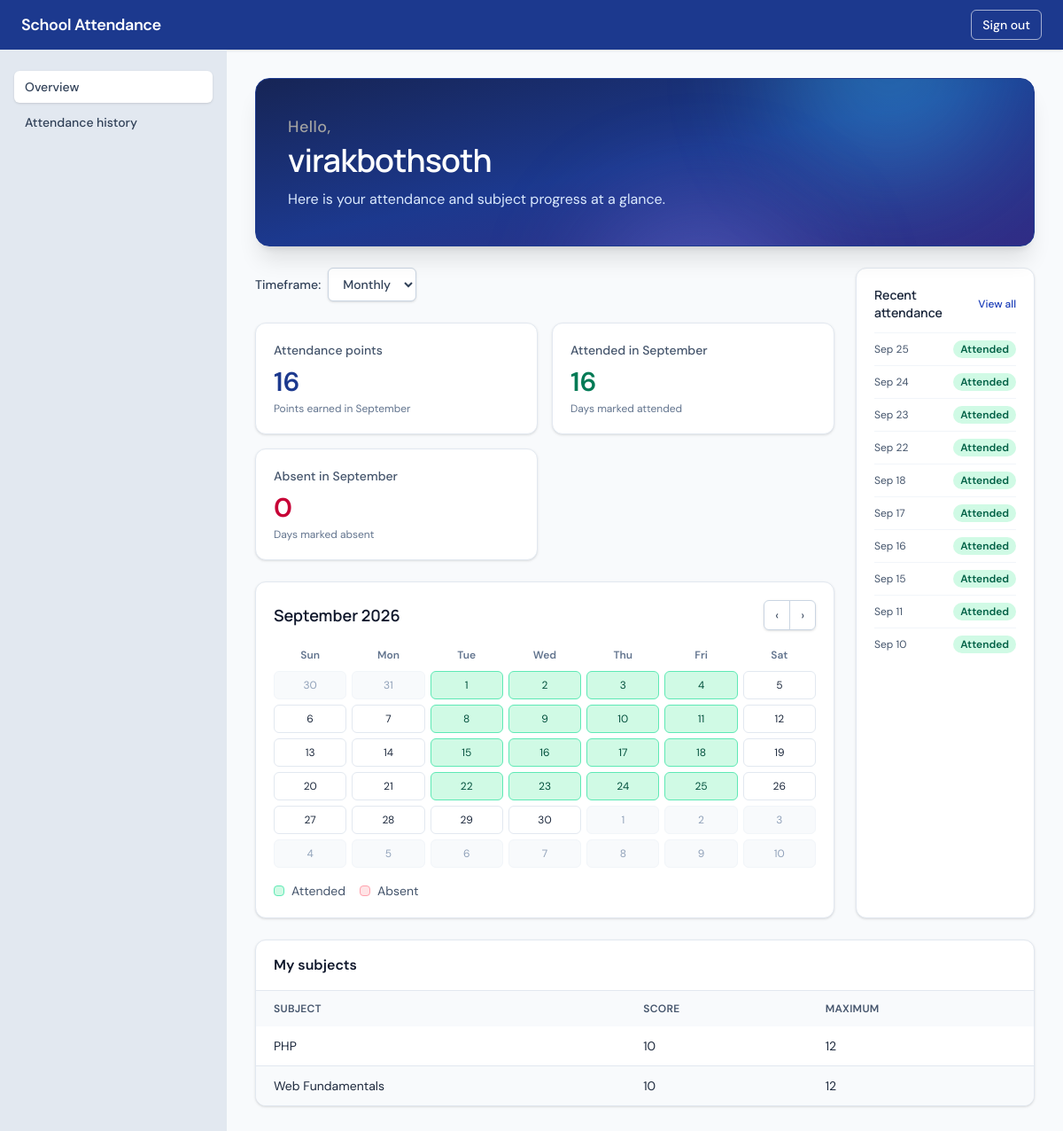
Page /student.php (signed in) on the committed database.
### tables this page shows
CREATE TABLE `users` (
  `id` int(10) UNSIGNED NOT NULL,
  `full_name` varchar(120) NOT NULL,
  `username` varchar(80) NOT NULL,
  `password` varchar(255) NOT NULL,
  `role` enum('student','staff') NOT NULL
);

CREATE TABLE `attendance` (
  `id` int(10) UNSIGNED NOT NULL,
  `student_id` int(10) UNSIGNED NOT NULL,
  `attendance_date` date NOT NULL,
  `status` enum('attended','absent') NOT NULL
);

CREATE TABLE `student_subject_scores` (
  `student_id` int(10) UNSIGNED NOT NULL,
  `subject_id` int(10) UNSIGNED NOT NULL,
  `score` decimal(7,2) UNSIGNED NOT NULL
);

CREATE TABLE `subjects` (
  `id` int(10) UNSIGNED NOT NULL,
  `name` varchar(120) NOT NULL,
  `default_score` decimal(7,2) UNSIGNED NOT NULL,
  `max_score` decimal(7,2) UNSIGNED NOT NULL
);

### auth.php (called while the page is built, shortened)
<?php
function escape_html(string $value): string
{
    return htmlspecialchars($value, ENT_QUOTES | ENT_SUBSTITUTE, 'UTF-8');
}

### student.php (the view, shortened to what this page needs)
<?php
require_once __DIR__ . '/auth.php';
require_once __DIR__ . '/config.php';
$statement = mysqli_prepare(
    $link,
    "select full_name, username, (select count(*) from attendance "
        . "where student_id = users.id and status = 'attended') as points "
        . "from users where id = ? and role = 'student'"
);
mysqli_stmt_bind_param($statement, 'i', $_SESSION['user_id']);
mysqli_stmt_execute($statement);
$student = mysqli_fetch_assoc(mysqli_stmt_get_result($statement));
$month_input = $_GET['month'] ?? date('Y-m');
$month_start = is_string($month_input) && preg_match('/^\d{4}-(0[1-9]|1[0-2])$/', $month_input)
    ? DateTimeImmutable::createFromFormat('!Y-m-d', $month_input . '-01')
    : false;
$next_month = $month_start->modify('first day of next month');
$calendar_start = $month_start->modify('-' . $month_start->format('w') . ' days');
$previous_month = $month_start->modify('-1 month')->format('Y-m');
$following_month = $month_start->modify('+1 month')->format('Y-m');
$calendar_statement = mysqli_prepare(
    $link,
    'select attendance_date, status from attendance where student_id = ? and attendance_date >= ? and attendance_date < ?'
);
$month_first_day = $month_start->format('Y-m-d');
$next_month_first_day = $next_month->format('Y-m-d');
mysqli_stmt_bind_param($calendar_statement, 'iss', $_SESSION['user_id'], $month_first_day, $next_month_first_day);
mysqli_stmt_execute($calendar_statement);
$calendar_result = mysqli_stmt_get_result($calendar_statement);
$calendar_statuses = [];
while ($calendar_record = mysqli_fetch_assoc($calendar_result)) {
    $calendar_statuses[$calendar_record['attendance_date']] = $calendar_record['status'];
}
$selected_range = $_GET['range'] ?? 'monthly';
switch ($selected_range) {
    case 'monthly':
    default:
        $range_start = $month_start->format('Y-m-d');
        $range_end = $next_month->format('Y-m-d');
        $month_name = $month_start->format('F');
        $attended_title = 'Attended in ' . $month_name;
        $absent_title = 'Absent in ' . $month_name;
        $points_subtitle = 'Points earned in ' . $month_name;
        break;
}
if ($selected_range === 'entirely') {
    $stats_statement = mysqli_prepare(
        $link,
        "select status, count(*) as count from attendance where student_id = ? group by status"
    );
    mysqli_stmt_bind_param($stats_statement, 'i', $_SESSION['user_id']);
} else {
    $stats_statement = mysqli_prepare(
        $link,
        "select status, count(*) as count from attendance where student_id = ? and attendance_date >= ? and attendance_date < ? group by status"
    );
    mysqli_stmt_bind_param($stats_statement, 'iss', $_SESSION['user_id'], $range_start, $range_end);
}
mysqli_stmt_execute($stats_statement);
$stats_result = mysqli_stmt_get_result($stats_statement);
$range_attendance_counts = ['attended' => 0, 'absent' => 0];
while ($row = mysqli_fetch_assoc($stats_result)) {
    $range_attendance_counts[$row['status']] = (int) $row['count'];
}
$recent_attendance_statement = mysqli_prepare(
    $link,
    'select attendance_date, status from attendance where student_id = ? order by attendance_date desc limit 10'
);
mysqli_stmt_bind_param($recent_attendance_statement, 'i', $_SESSION['user_id']);
mysqli_stmt_execute($recent_attendance_statement);
$recent_attendance = mysqli_stmt_get_result($recent_attendance_statement);
$score_statement = mysqli_prepare(
    $link,
    'select s.name, s.default_score, s.max_score, ss.score '
        . 'from student_subject_scores ss join subjects s on s.id = ss.subject_id '
        . 'where ss.student_id = ? order by s.name'
);
mysqli_stmt_bind_param($score_statement, 'i', $_SESSION['user_id']);
mysqli_stmt_execute($score_statement);
$subject_scores = mysqli_stmt_get_result($score_statement);
require __DIR__ . '/header.php';
?>
<div class="animate-rise-in relative isolate mb-6 overflow-hidden rounded-2xl border border-blue-900 bg-gradient-to-br from-blue-950 via-blue-900 to-indigo-900 px-6 py-8 text-white shadow-xl sm:px-9 sm:py-10">
    <div class="hero-glow hero-glow-blue" aria-hidden="true"></div>
    <div class="hero-glow hero-glow-violet" aria-hidden="true"></div>
    <div class="relative z-10">
        <p class="mb-1 text-lg font-medium tracking-wide text-neutral-400">Hello,</p>
        <h1 class="text-3xl font-semibold tracking-tight sm:text-4xl"><?= escape_html($student['username']) ?></h1>
        <p class="mt-3 max-w-xl text-sm leading-6 text-blue-100 sm:text-base">Here is your attendance and subject progress at a glance.</p>
    </div>
</div>
<div class="mb-6 grid items-stretch gap-6 lg:grid-cols-12">
    <div class="space-y-6 lg:col-span-9">
<div class="flex items-center justify-start">
    <form method="get" class="flex items-center gap-2">
        <label for="range" class="text-sm font-medium text-slate-700">Timeframe:</label>
        <select
            id="range"
            name="range"
            onchange="this.form.submit()"
            class="rounded-md border border-slate-300 bg-white px-3 py-2 text-sm font-medium text-slate-700 shadow-sm focus:border-blue-500 focus:outline-none focus:ring-2 focus:ring-blue-100"
        >
            <option value="monthly"<?= $selected_range === 'monthly' ? ' selected' : '' ?>>Monthly</option>
        </select>
    </form>
</div>
<div class="grid gap-4 sm:grid-cols-2 xl:grid-cols-3">
    <div class="animate-rise-in animation-delay-100 h-full rounded-xl border border-slate-200 bg-white p-5 shadow-sm">
        <div class="text-sm font-medium text-slate-600">Attendance points</div>
        <div class="mt-2 text-3xl font-semibold text-blue-900"><?= (int) $range_attendance_counts['attended'] ?></div>
        <p class="mt-1 text-xs text-slate-500"><?= escape_html($points_subtitle) ?></p>
    </div>
    <div class="animate-rise-in animation-delay-200 h-full rounded-xl border border-slate-200 bg-white p-5 shadow-sm">
        <div class="text-sm font-medium text-slate-600"><?= escape_html($attended_title) ?></div>
        <div class="mt-2 text-3xl font-semibold text-emerald-700"><?= (int) $range_attendance_counts['attended'] ?></div>
        <p class="mt-1 text-xs text-slate-500">Days marked attended</p>
    </div>
    <div class="animate-rise-in animation-delay-300 h-full rounded-xl border border-slate-200 bg-white p-5 shadow-sm">
        <div class="text-sm font-medium text-slate-600"><?= escape_html($absent_title) ?></div>
        <div class="mt-2 text-3xl font-semibold text-rose-700"><?= (int) $range_attendance_counts['absent'] ?></div>
        <p class="mt-1 text-xs text-slate-500">Days marked absent</p>
    </div>
</div>
<section class="overflow-hidden rounded-xl border border-slate-200 bg-white shadow-sm" aria-labelledby="calendar-heading">
    <div class="p-5">
        <div class="mb-4 flex items-center justify-between">
            <h2 class="text-lg font-semibold text-slate-900" id="calendar-heading">
                <?= escape_html($month_start->format('F Y')) ?>
            </h2>
            <div class="flex overflow-hidden rounded-md border border-slate-300 shadow-sm" aria-label="Calendar month navigation">
                <a
                    class="px-3 py-1.5 text-sm text-slate-700 hover:bg-slate-100 focus:z-10 focus:outline-none focus:ring-2 focus:ring-blue-600"
                    href="?month=<?= escape_html($previous_month) ?>&amp;range=<?= escape_html($selected_range) ?>"
                    aria-label="Previous month"
                >&lsaquo;</a>
                <a
                    class="border-l border-slate-300 px-3 py-1.5 text-sm text-slate-700 hover:bg-slate-100 focus:z-10 focus:outline-none focus:ring-2 focus:ring-blue-600"
                    href="?month=<?= escape_html($following_month) ?>&amp;range=<?= escape_html($selected_range) ?>"
                    aria-label="Next month"
                >&rsaquo;</a>
            </div>
        </div>
        <div class="grid grid-cols-7 gap-1.5" role="grid" aria-labelledby="calendar-heading">
            <?php foreach (['Sun', 'Mon', 'Tue', 'Wed', 'Thu', 'Fri', 'Sat'] as $weekday): ?>
                <div class="py-1 text-center text-xs font-semibold text-slate-500" role="columnheader"><?= $weekday ?></div>
            <?php endforeach; ?>
            <?php for ($day_offset = 0; $day_offset < 42; $day_offset++):
                $calendar_day = $calendar_start->modify('+' . $day_offset . ' days');
                $day_key = $calendar_day->format('Y-m-d');
                $in_month = $calendar_day->format('Y-m') === $month_start->format('Y-m');
                $day_status = $in_month ? ($calendar_statuses[$day_key] ?? '') : '';
                $day_class = match (true) {
                    !$in_month => 'flex h-8 items-center justify-center rounded-md border border-slate-100 bg-slate-50 text-xs text-slate-400',
                    $day_status === 'attended' => 'flex h-8 items-center justify-center rounded-md border border-emerald-300 bg-emerald-100 text-xs text-emerald-900',
                    $day_status === 'absent' => 'flex h-8 items-center justify-center rounded-md border border-rose-300 bg-rose-100 text-xs text-rose-900',
                    default => 'flex h-8 items-center justify-center rounded-md border border-slate-200 bg-white text-xs text-slate-800',
                };
                $day_status_label = match ($day_status) {
                    'attended' => 'Attended',
                    'absent' => 'Absent',
                    default => 'No attendance recorded',
                };
            ?>
                <div
                    class="<?= $day_class ?>"
                    role="gridcell"
                    title="<?= escape_html($day_status_label) ?>"
                    aria-label="<?= escape_html($calendar_day->format('F j') . ': ' . $day_status_label) ?>"
                >
                    <span><?= $calendar_day->format('j') ?></span>
                </div>
            <?php endfor; ?>
        </div>
        <div class="mt-4 flex gap-4 text-sm text-slate-600" aria-label="Attendance calendar legend">
            <span class="inline-flex items-center gap-2"><span class="h-3 w-3 rounded-sm border border-emerald-300 bg-emerald-100"></span>Attended</span>
            <span class="inline-flex items-center gap-2"><span class="h-3 w-3 rounded-sm border border-rose-300 bg-rose-100"></span>Absent</span>
        </div>
    </div>
</section>
</div>
<aside class="lg:col-span-3">
    <section class="h-full rounded-xl border border-slate-200 bg-white p-5 shadow-sm" aria-labelledby="recent-attendance-heading">
        <div class="mb-3 flex items-center justify-between gap-2">
            <h2 class="text-sm font-semibold text-slate-800" id="recent-attendance-heading">Recent attendance</h2>
            <a class="whitespace-nowrap text-xs font-medium text-blue-800 hover:text-blue-950" href="student_attendance.php">View all</a>
        </div>
        <?php if (mysqli_num_rows($recent_attendance) === 0): ?>
            <p class="text-sm text-slate-500">No attendance recorded yet.</p>
        <?php else: ?>
            <ul class="space-y-2">
                <?php while ($recent_record = mysqli_fetch_assoc($recent_attendance)): ?>
                    <li class="flex items-center justify-between gap-2 border-t border-slate-100 pt-2 text-xs">
                        <time class="text-slate-600" datetime="<?= escape_html($recent_record['attendance_date']) ?>">
                            <?= escape_html((new DateTimeImmutable($recent_record['attendance_date']))->format('M j')) ?>
                        </time>
                        <span class="rounded-full px-2 py-0.5 font-semibold <?= $recent_record['status'] === 'attended' ? 'bg-emerald-100 text-emerald-800' : 'bg-rose-100 text-rose-800' ?>">
                            <?= escape_html(ucfirst($recent_record['status'])) ?>
                        </span>
                    </li>
                <?php endwhile; ?>
            </ul>
        <?php endif; ?>
    </section>
</aside>
</div>
<div class="overflow-hidden rounded-xl border border-slate-200 bg-white shadow-sm">
    <div class="border-b border-slate-200 px-5 py-4 font-semibold text-slate-900">My subjects</div>
    <div class="overflow-x-auto">
        <table class="w-full text-left text-sm">
            <thead class="bg-slate-50 text-xs uppercase tracking-wide text-slate-600">
                <tr>
                    <th class="px-5 py-3 font-semibold">Subject</th>
                    <th class="px-5 py-3 font-semibold">Score</th>
                    <th class="px-5 py-3 font-semibold">Maximum</th>
                </tr>
            </thead>
            <tbody class="divide-y divide-slate-200">
                <?php if (mysqli_num_rows($subject_scores) === 0): ?>
                    <tr>
                        <td colspan="3" class="px-5 py-4 text-slate-500">No subjects have been added yet.</td>
                    </tr>
                <?php else: ?>
                    <?php while ($subject = mysqli_fetch_assoc($subject_scores)): ?>
                        <tr class="odd:bg-white even:bg-slate-50">
                            <td class="px-5 py-3"><?= escape_html($subject['name']) ?></td>
                            <td class="px-5 py-3"><?= escape_html(rtrim(rtrim((string) $subject['score'], '0'), '.')) ?></td>
                            <td class="px-5 py-3"><?= escape_html(rtrim(rtrim((string) $subject['max_score'], '0'), '.')) ?></td>
                        </tr>
                    <?php endwhile; ?>
                <?php endif; ?>
            </tbody>
        </table>
    </div>
</div>
<?php
require __DIR__ . '/footer.php';
?>

### rows in the picture
users: username "virakbothsoth"
attendance: attendance_date "Sep 25", status "Attended"
attendance: attendance_date "Sep 24", status "Attended"
attendance: attendance_date "Sep 23", status "Attended"
attendance: attendance_date "Sep 22", status "Attended"
attendance: attendance_date "Sep 18", status "Attended"
attendance: attendance_date "Sep 17", status "Attended"
attendance: attendance_date "Sep 16", status "Attended"
attendance: attendance_date "Sep 15", status "Attended"
attendance: attendance_date "Sep 11", status "Attended"
attendance: attendance_date "Sep 10", status "Attended"
student_subject_scores: subject.name "PHP", score "10", subject.max_score "12"
student_subject_scores: subject.name "Web Fundamentals", score "10", subject.max_score "12"

### other values in the picture
$range_attendance_counts['attended'] "16"
escape_html($points_subtitle) "Points earned in September"
escape_html($attended_title) "Attended in September"
escape_html($absent_title) "Absent in September"
$range_attendance_counts['absent'] "0"
escape_html($month_start->format('F Y')) "September 2026"
$weekday "Sun"
$weekday "Mon"
$weekday "Tue"
$weekday "Wed"
$weekday "Thu"
$weekday "Fri"
$weekday "Sat"
$calendar_day->format('j') "30"
$calendar_day->format('j') "31"
